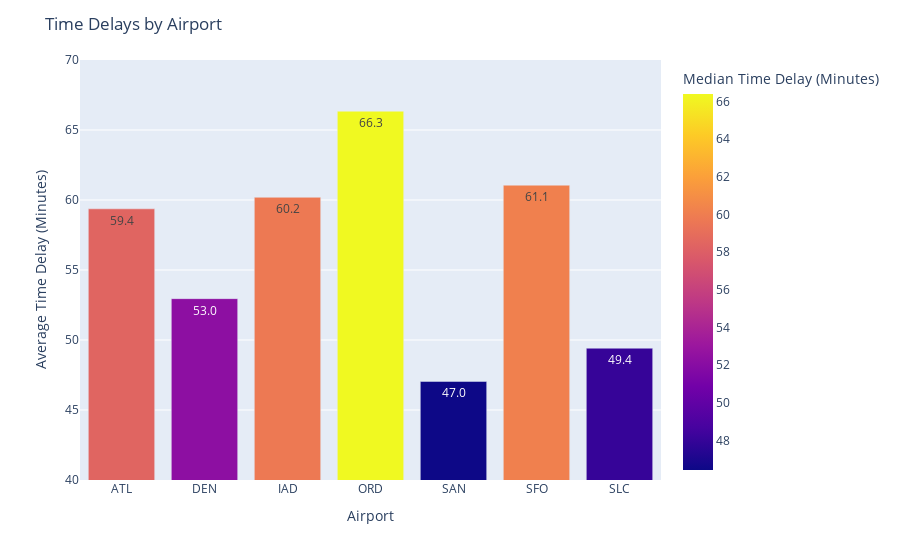

The notebook cell saved with this chart:
### Code cell
fig = px.bar(
    by_code,
    x="code",
    y="avg_time_delay",
    range_y=[40, 70],
    color="median_time_delay",
    text_auto=".1f",
    hover_data=["avg_time_delay", "median_time_delay"],
    labels={
        "avg_time_delay": "Average Time Delay (Minutes)",
        "median_time_delay": "Median Time Delay (Minutes)",
        "code": "Airport",
    },
)

fig.update_layout(title_text="Time Delays by Airport")

fig.show()

### Figure 1 — Plotly figure (JSON) as saved in the notebook; plotly's stock layout.template omitted (floating-point values rounded to 4 significant figures)
{"data": [{"alignmentgroup": "True", "customdata": [[58.41], [52.27], [59.77], [66.4], [46.43], [60.18], [48.02]], "hovertemplate": "Airport=%{x}<br>Average Time Delay (Minutes)=%{y}<br>Median Time Delay (Minutes)=%{marker.color}<extra></extra>", "legendgroup": "", "marker": {"color": [58.41, 52.27, 59.77, 66.4, 46.43, 60.18, 48.02], "coloraxis": "coloraxis", "pattern": {"shape": ""}}, "name": "", "offsetgroup": "", "orientation": "v", "showlegend": false, "textposition": "auto", "texttemplate": "%{y:.1f}", "type": "bar", "x": ["ATL", "DEN", "IAD", "ORD", "SAN", "SFO", "SLC"], "xaxis": "x", "y": [59.37, 52.95, 60.19, 66.34, 47.04, 61.06, 49.42], "yaxis": "y"}], "layout": {"barmode": "relative", "coloraxis": {"colorbar": {"title": {"text": "Median Time Delay (Minutes)"}}, "colorscale": [[0, "#0d0887"], [0.1111, "#46039f"], [0.2222, "#7201a8"], [0.3333, "#9c179e"], [0.4444, "#bd3786"], [0.5556, "#d8576b"], [0.6667, "#ed7953"], [0.7778, "#fb9f3a"], [0.8889, "#fdca26"], [1, "#f0f921"]]}, "legend": {"tracegroupgap": 0}, "margin": {"t": 60}, "title": {"text": "Time Delays by Airport"}, "xaxis": {"anchor": "y", "domain": [0, 1], "title": {"text": "Airport"}}, "yaxis": {"anchor": "x", "domain": [0, 1], "range": [40, 70], "title": {"text": "Average Time Delay (Minutes)"}}}}
